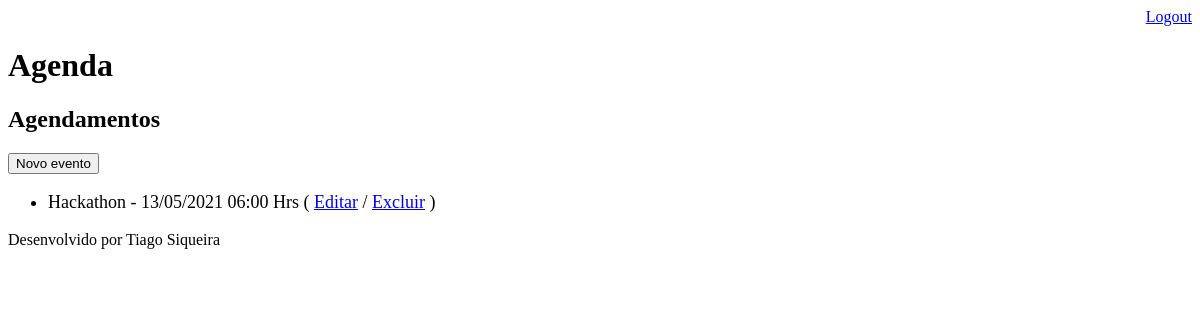
Page /agenda/ (signed in) on the earlier database version.
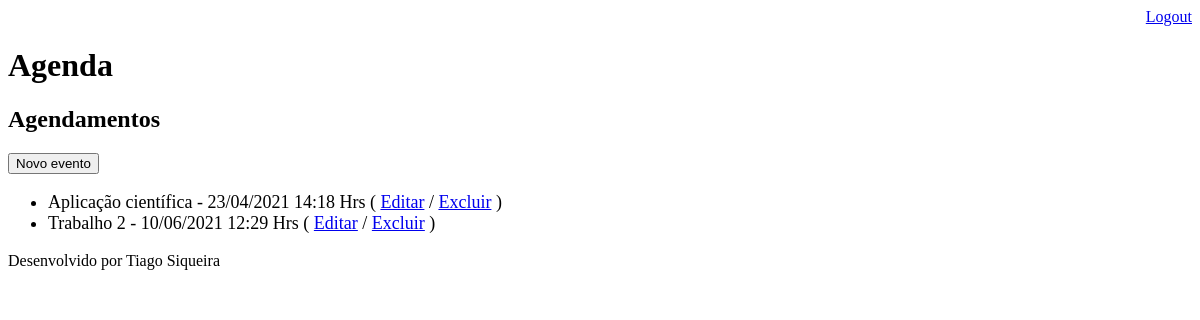
Same page on the later database version.
### core/models.py (models this page shows, shortened)
class Evento(models.Model):
    titulo =  models.CharField(max_length=100)
    descricao = models.TextField(blank=True, null=True)
    data_evento = models.DateTimeField(verbose_name='Data do evento')
    data_criacao = models.DateTimeField(auto_now=True)
    local = models.CharField(max_length=100)
    usuario = models.ForeignKey(User, on_delete=models.CASCADE)
    class Meta:
        db_table = 'evento'
    def get_data_evento(self):
        return self.data_evento.strftime('%d/%m/%Y %H:%M Hrs')
    def get_evento_atrasado(self):
        if self.data_evento < datetime.now():
            return True
        else:
            return False

### core/views.py (the view)
# urls.py: path('agenda/', views.lista_eventos),
@login_required(login_url='/login/')
def lista_eventos(request):
    usuario = request.user
    data_atual = datetime.now() - timedelta(hours=1)
    eventos = Evento.objects.filter(usuario=usuario,
                                    data_evento__gt=data_atual)
    dados = {'eventos':eventos}
    return render(request, 'agenda.html', dados)

### templates/agenda.html (shortened to what this page needs)
{% extends "model-page.html" %}
{% block content %}
    <h2>Agendamentos</h2>
    <a href="evento/">
        <button type="button">Novo evento</button>
    </a>
    <ul style="font-size:18px;">
    {% for evento in eventos %}
        <li>
            <div style=>
                {{ evento.titulo }} - {{ evento.get_data_evento }}
                ( <a href="evento/?id={{ evento.id }}">Editar</a> /
                <a href="evento/delete/{{ evento.id }}">Excluir</a> )
            </div>
        </li>
    {% endfor %}
    </ul>
{% endblock %}

### templates/model-page.html
<!DOCTYPE html>
<html lang="en">
<head>
    {% include "model-header.html" %}
</head>
<body>
    {% block content %} {% endblock %}
    {% include "model-footer.html" %}
</body>
</html>

### templates/model-header.html (shortened to what this page needs)
    <div align="right">
        <a href="/logout">Logout</a>
    </div>
    <h1>Agenda</h1>

### templates/model-footer.html
<p>Desenvolvido por Tiago Siqueira</p>

Differences in the rows shown:
removed Evento: titulo "Hackathon", get_data_evento "13/05/2021 06:00 Hrs"
added Evento: titulo "Aplicação científica", get_data_evento "23/04/2021 14:18 Hrs"
added Evento: titulo "Trabalho 2", get_data_evento "10/06/2021 12:29 Hrs"
